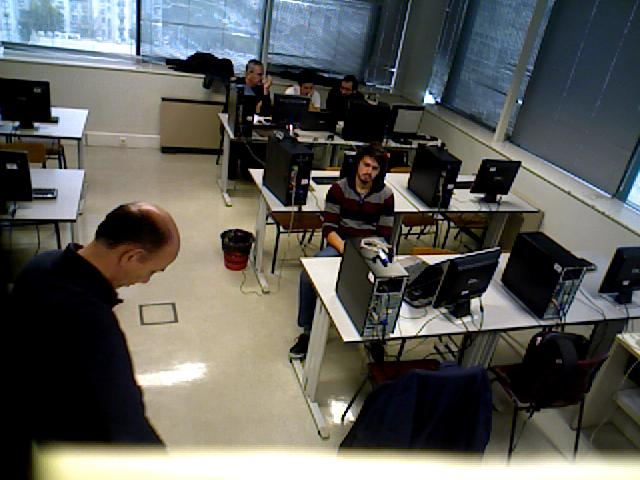
%> input picture um/images00000001.jpg, 640 x 480 px; its folder holds 4 pictures in this run
$ octave nome.m   (GNU Octave 9; MATLAB toolbox functions it lacks are replaced by stand-ins)
%> lines starting %> are read from the running program, lines starting %| are printed output that depends on the picture

% carrega todos os nomes das imagens/ rgb
d = dir ('*.jpg');

IMGS = zeros (480,640,length(d));% inicializa para não demorar muito tempo
IMGSS = IMGS;
for (i=1:length(d))
    IM = imread(d(i).name);
%> IM is the input picture: size 480x640x3 uint8; mean R, G, B 92, 92.3, 88.2
    IMGS(:,:,i) = double(rgb2gray(IM));
    imagesc(IMGS(:,:,i));
    % aqui temos todas as imagens em gray (em itensidade)
    colormap(gray);
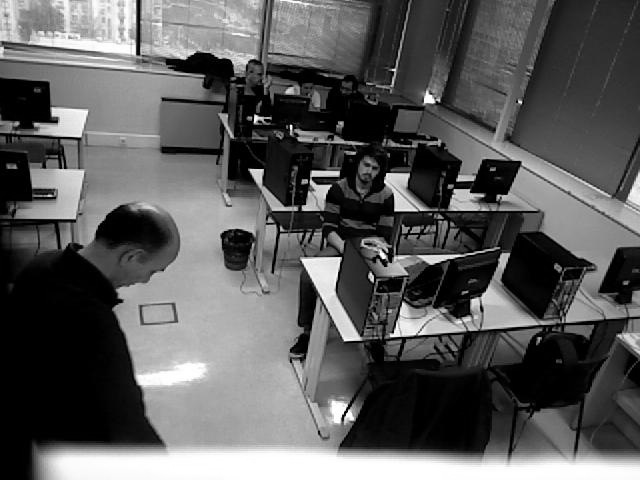
%> displayed picture: size 480x640x3, on the screen's scale of 0 to 255; min 0, max 255, mean 91.7
    pause()
end
%> pass 2 of the loop `for (i=1:length(d))`:
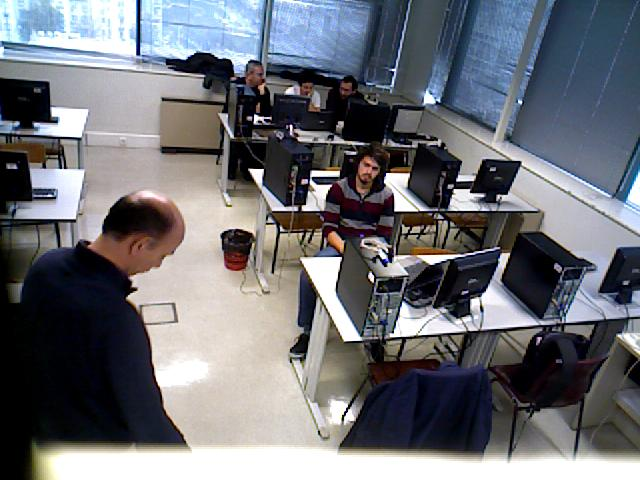
%> input picture um/images00000002.jpg, 640 x 480 px
%> IM is the input picture: size 480x640x3 uint8; mean R, G, B 110.4, 112.1, 117.9
%> `colormap(gray);`:
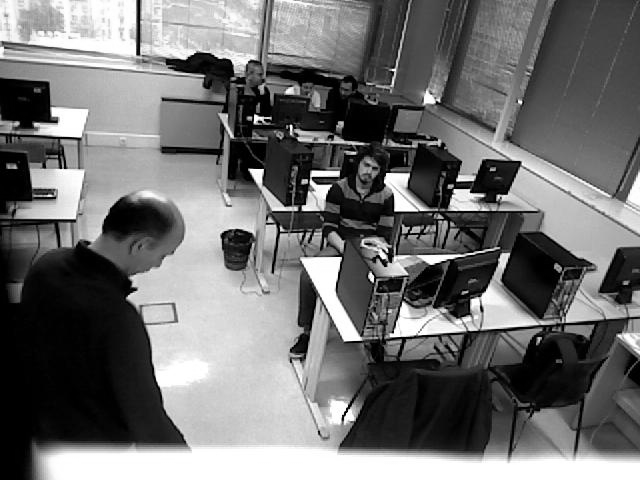
%> displayed picture: size 480x640x3, on the screen's scale of 0 to 255; min 0, max 255, mean 112.3
%> pass 3 of the loop `for (i=1:length(d))`:
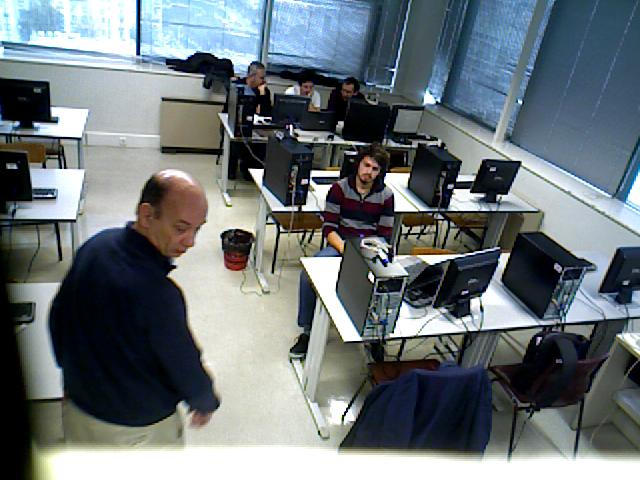
%> input picture um/images00000003.jpg, 640 x 480 px
%> IM is the input picture: size 480x640x3 uint8; mean R, G, B 109, 117.5, 121.5
%> `colormap(gray);`:
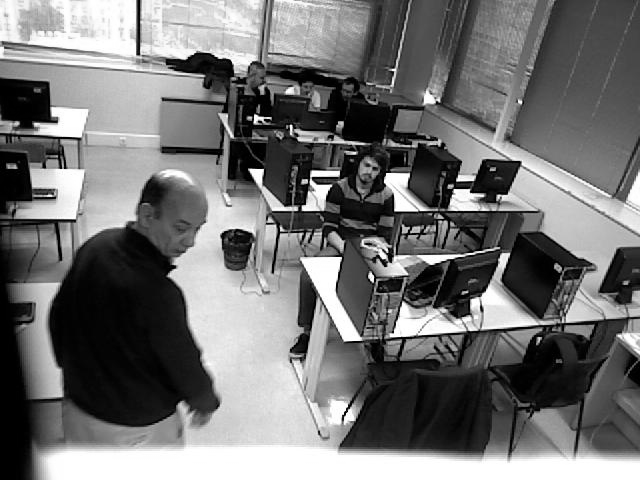
%> displayed picture: size 480x640x3, on the screen's scale of 0 to 255; min 0, max 255, mean 115.4
%> the loop made 4 passes; the first 3 are shown


%%
d = dir ('*.mat');

IMG = zeros (480,640,length(d));% inicializa para não demorar muito tempo
for (i=1:length(d))
    load (d(i).name);
    IMGS(:,:,i) = double(depth_array);
    imagesc(IMGS(:,:,i));
    % aqui temos todas as imagens em gray (em itensidade)
    colormap(gray);
    pause()
end
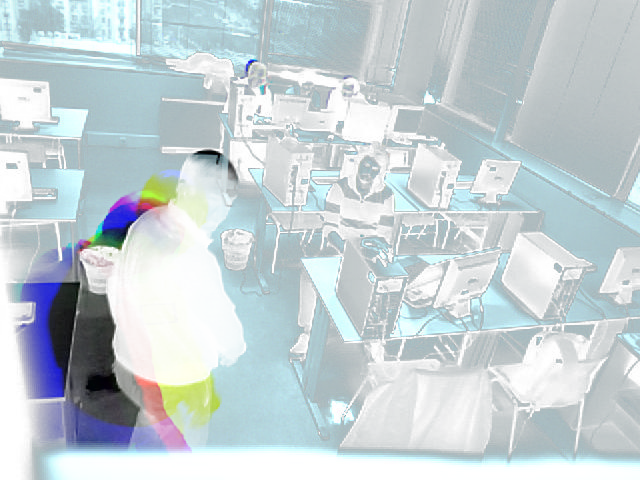
%> IMGS: size 480x640x4 double; mean R, G, B, A 91.7, 112.3, 115.4, 119.3; transparent parts drawn white


backGround = median(IMGS,3); % acho que não é assim que se faz, o comparação deve ocorrer na profundidade
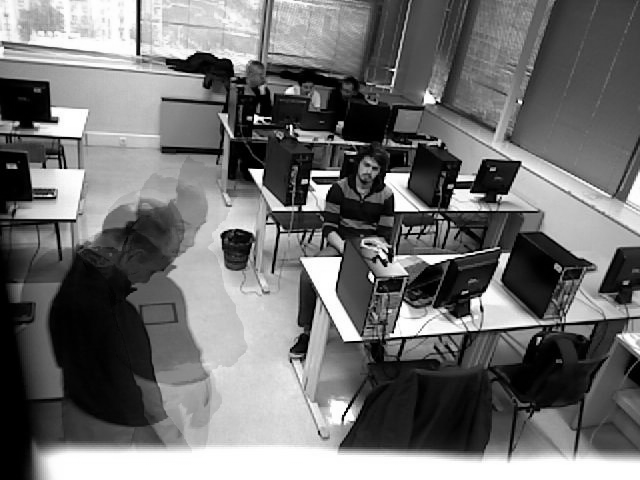
%> backGround: size 480x640 double; min 0, max 255, mean 112.9
%%
for i = 1: length(d)

    IMG(:,:,i) = abs(IMGS(:,:,i) - backGround)>320; % diferenças de 25 cm não são registadas logos por exemplos os pés casualmente não serão representados
    % aqui temos a imagem
    %RES(i) = bwconncomp(IMG(:,:,i));
    % aqui os conjuntos
    %IMGSS(:,:,i) = labelmatrix(RES(i));

    IMG(:,:,i) = bwlabel(IMG(:,:,i));
    % IMG(:,:,i) = im2bw(IMG(:,:,i),0.1);
    % IMG(:,:,i) = imbinarize(IMG(:,:,i));
    % this is spoopi
%    IMG(:,:,i) = squeeze(IMG(:,:,i));
   imagesc(IMG(:,:,i));
   % imshow(label2rgb(IMG(:,:,i)));

   % colormap(gray);
    pause()

    GMI = IMG(:,:,1);
    MGI(i,:) = GMI(:);
    [n,bin] = hist(MGI(i,:),unique(MGI(i,:)));
    [~,idx] = sort(-n);
    n(idx)
    bin(idx)


end
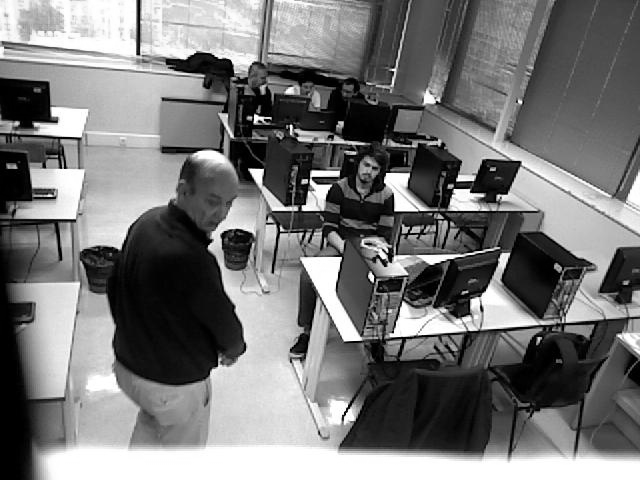
%> displayed picture: size 480x640x3, on the screen's scale of 0 to 255; min 0, max 255, mean 119.3

% tirar o maximo e ver o segundo maximo
%> (the run ends here)
